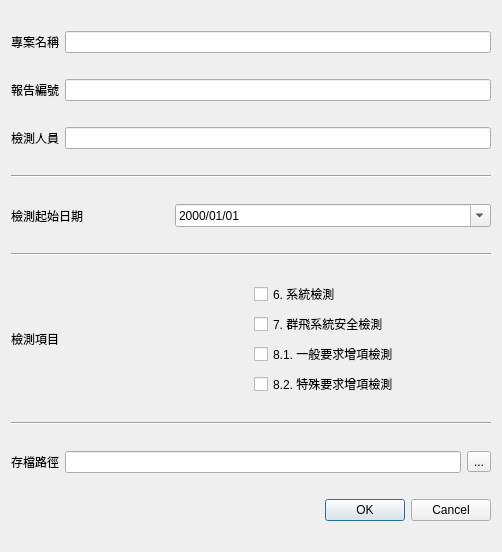
<?xml version="1.0" encoding="UTF-8"?>
<ui version="4.0">
 <class>NewProjectDialog</class>
 <widget class="QDialog" name="NewProjectDialog">
  <property name="geometry">
   <rect>
    <x>0</x>
    <y>0</y>
    <width>502</width>
    <height>552</height>
   </rect>
  </property>
  <property name="windowTitle">
   <string>新建專案</string>
  </property>
  <layout class="QVBoxLayout" name="verticalLayout_2">
   <item>
    <layout class="QHBoxLayout" name="horizontalLayout_7">
     <item>
      <widget class="QLabel" name="label_ProjectName">
       <property name="text">
        <string>專案名稱</string>
       </property>
      </widget>
     </item>
     <item>
      <widget class="QLineEdit" name="lineEdit_ProjectName"/>
     </item>
    </layout>
   </item>
   <item>
    <layout class="QHBoxLayout" name="horizontalLayout">
     <item>
      <widget class="QLabel" name="label_ReportNum">
       <property name="text">
        <string>報告編號</string>
       </property>
      </widget>
     </item>
     <item>
      <widget class="QLineEdit" name="lineEdit_ReportId"/>
     </item>
    </layout>
   </item>
   <item>
    <layout class="QHBoxLayout" name="horizontalLayout_4">
     <item>
      <widget class="QLabel" name="label_Tester">
       <property name="text">
        <string>檢測人員</string>
       </property>
      </widget>
     </item>
     <item>
      <widget class="QLineEdit" name="lineEdit_Tester"/>
     </item>
    </layout>
   </item>
   <item>
    <widget class="Line" name="line">
     <property name="orientation">
      <enum>Qt::Orientation::Horizontal</enum>
     </property>
    </widget>
   </item>
   <item>
    <layout class="QHBoxLayout" name="horizontalLayout_2" stretch="1,2">
     <item>
      <widget class="QLabel" name="label_StartDate">
       <property name="text">
        <string>檢測起始日期</string>
       </property>
      </widget>
     </item>
     <item>
      <widget class="QDateEdit" name="dateEdit_StartDate">
       <property name="inputMethodHints">
        <set>Qt::InputMethodHint::ImhPreferNumbers</set>
       </property>
       <property name="displayFormat">
        <string>yyyy/MM/dd</string>
       </property>
       <property name="calendarPopup">
        <bool>true</bool>
       </property>
      </widget>
     </item>
    </layout>
   </item>
   <item>
    <widget class="Line" name="line_2">
     <property name="orientation">
      <enum>Qt::Orientation::Horizontal</enum>
     </property>
    </widget>
   </item>
   <item>
    <layout class="QHBoxLayout" name="horizontalLayout_3">
     <item>
      <widget class="QLabel" name="label_TestItem">
       <property name="text">
        <string>檢測項目</string>
       </property>
      </widget>
     </item>
     <item>
      <layout class="QVBoxLayout" name="verticalLayout">
       <item>
        <widget class="QCheckBox" name="checkBox_6">
         <property name="text">
          <string>6. 系統檢測</string>
         </property>
        </widget>
       </item>
       <item>
        <widget class="QCheckBox" name="checkBox_7">
         <property name="text">
          <string>7. 群飛系統安全檢測</string>
         </property>
        </widget>
       </item>
       <item>
        <widget class="QCheckBox" name="checkBox_81">
         <property name="text">
          <string>8.1. 一般要求增項檢測</string>
         </property>
        </widget>
       </item>
       <item>
        <widget class="QCheckBox" name="checkBox_82">
         <property name="text">
          <string>8.2. 特殊要求增項檢測</string>
         </property>
        </widget>
       </item>
      </layout>
     </item>
    </layout>
   </item>
   <item>
    <widget class="Line" name="line_3">
     <property name="orientation">
      <enum>Qt::Orientation::Horizontal</enum>
     </property>
    </widget>
   </item>
   <item>
    <layout class="QHBoxLayout" name="horizontalLayout_5">
     <item>
      <widget class="QLabel" name="label_SavePath">
       <property name="text">
        <string>存檔路徑</string>
       </property>
      </widget>
     </item>
     <item>
      <widget class="QLineEdit" name="lineEdit_SavePath"/>
     </item>
     <item>
      <widget class="QToolButton" name="toolButton_SavePath">
       <property name="text">
        <string>...</string>
       </property>
      </widget>
     </item>
    </layout>
   </item>
   <item>
    <widget class="QDialogButtonBox" name="buttonBox">
     <property name="orientation">
      <enum>Qt::Orientation::Horizontal</enum>
     </property>
     <property name="standardButtons">
      <set>QDialogButtonBox::StandardButton::Cancel|QDialogButtonBox::StandardButton::Ok</set>
     </property>
    </widget>
   </item>
  </layout>
 </widget>
 <tabstops>
  <tabstop>lineEdit_ProjectName</tabstop>
  <tabstop>lineEdit_ReportId</tabstop>
  <tabstop>lineEdit_Tester</tabstop>
  <tabstop>dateEdit_StartDate</tabstop>
  <tabstop>checkBox_6</tabstop>
  <tabstop>checkBox_7</tabstop>
  <tabstop>checkBox_81</tabstop>
  <tabstop>checkBox_82</tabstop>
  <tabstop>lineEdit_SavePath</tabstop>
  <tabstop>toolButton_SavePath</tabstop>
 </tabstops>
 <resources/>
 <connections>
  <connection>
   <sender>buttonBox</sender>
   <signal>rejected()</signal>
   <receiver>NewProjectDialog</receiver>
   <slot>reject()</slot>
   <hints>
    <hint type="sourcelabel">
     <x>306</x>
     <y>584</y>
    </hint>
    <hint type="destinationlabel">
     <x>286</x>
     <y>274</y>
    </hint>
   </hints>
  </connection>
  <connection>
   <sender>buttonBox</sender>
   <signal>accepted()</signal>
   <receiver>NewProjectDialog</receiver>
   <slot>accept()</slot>
   <hints>
    <hint type="sourcelabel">
     <x>238</x>
     <y>584</y>
    </hint>
    <hint type="destinationlabel">
     <x>157</x>
     <y>274</y>
    </hint>
   </hints>
  </connection>
 </connections>
</ui>
